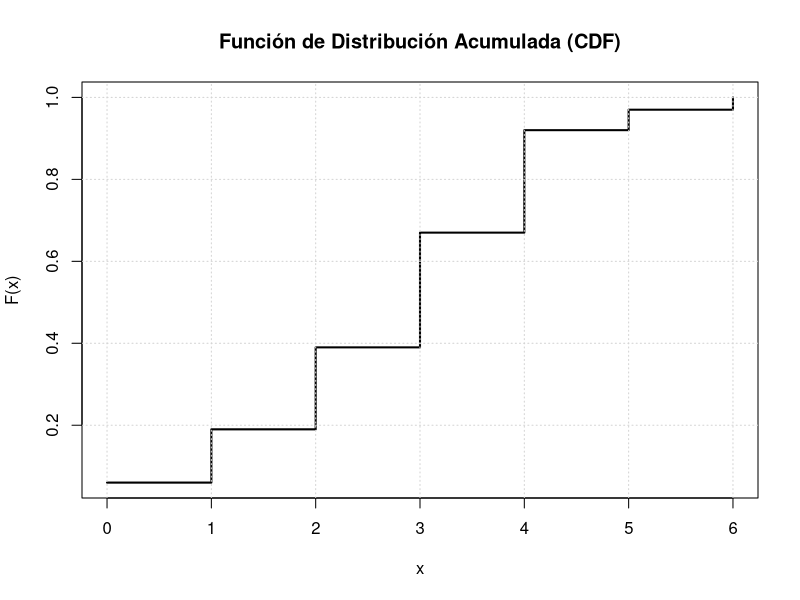
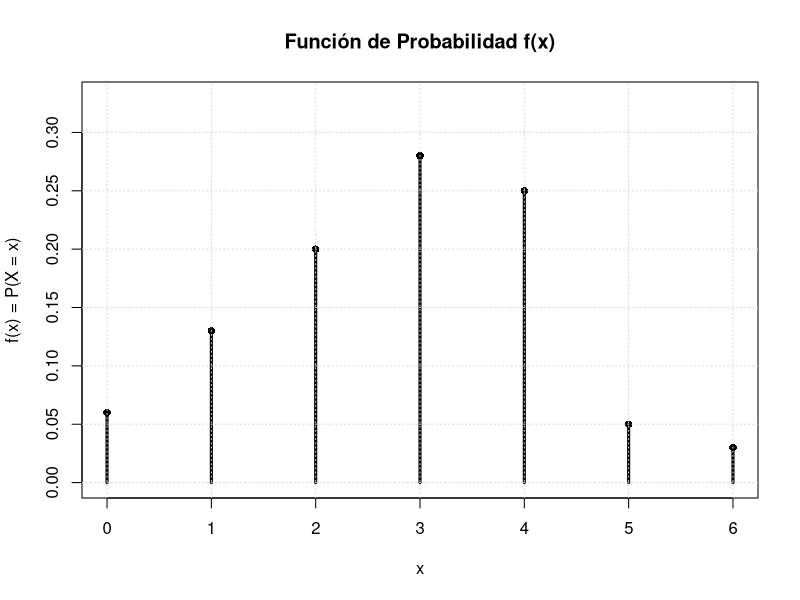
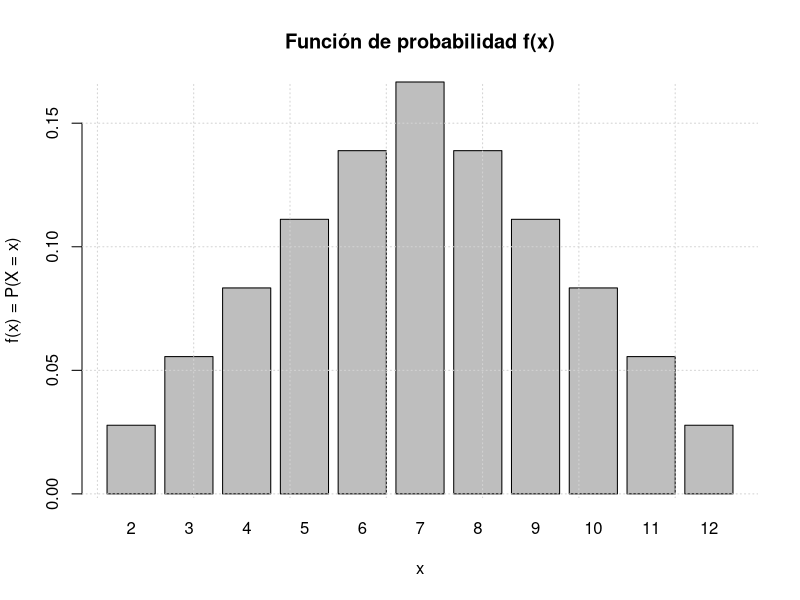
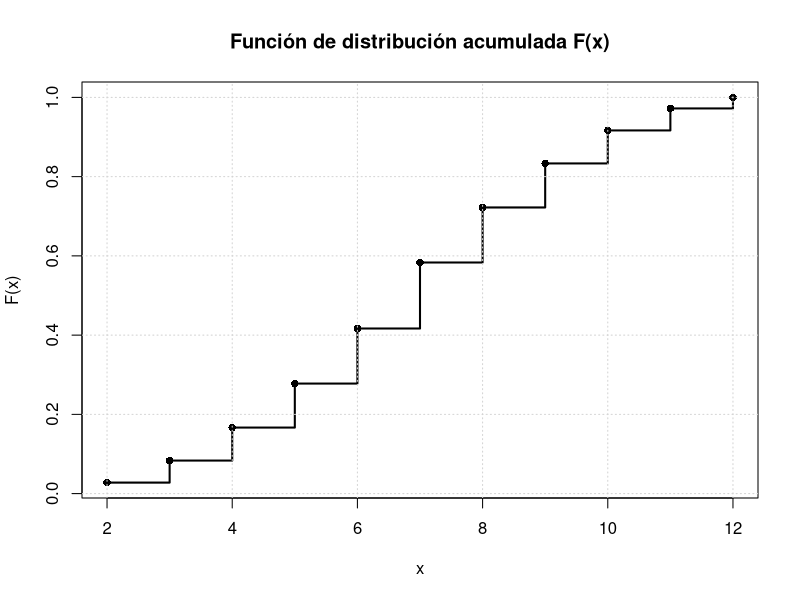
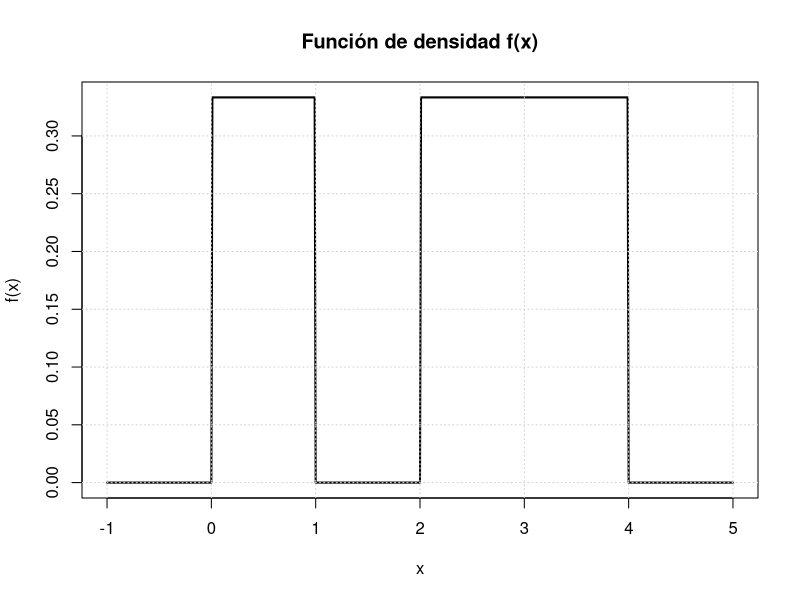
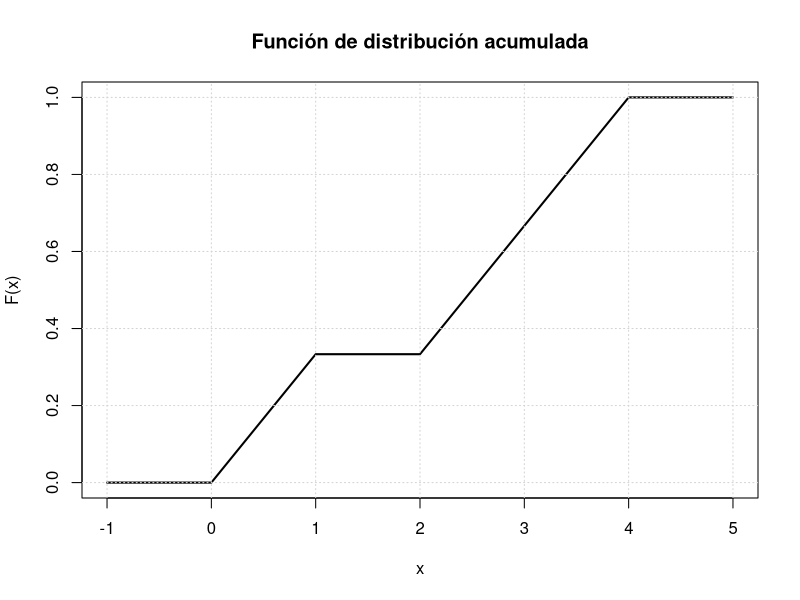
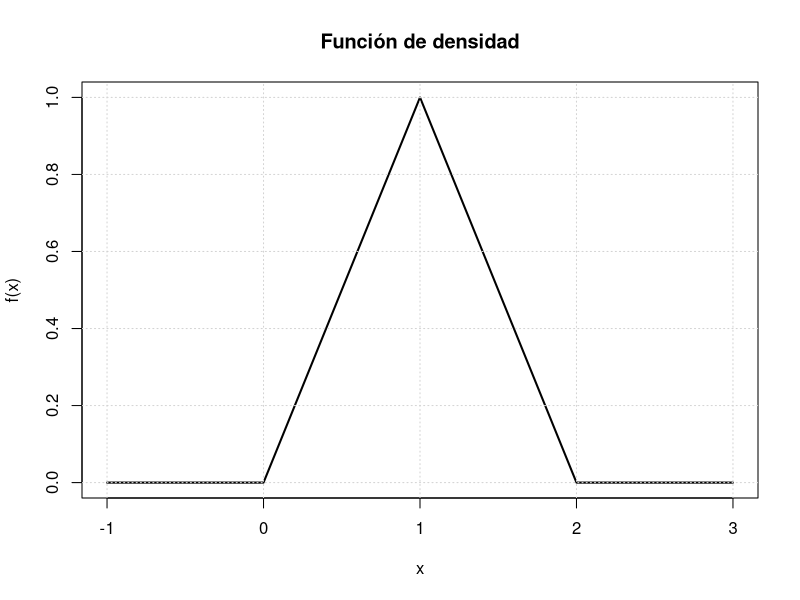
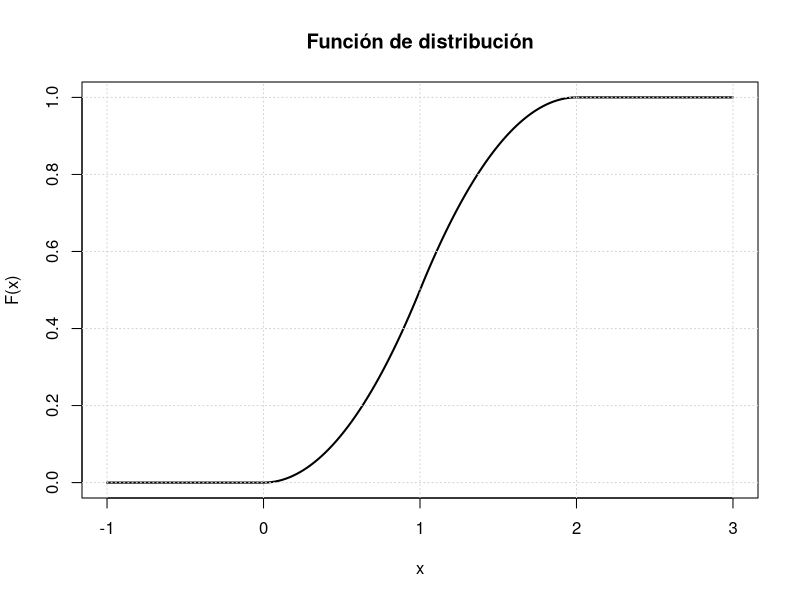

Write R code to recreate these figures, in order.
## ---- chunk 1
options(
  knitr.table.format = "html",
  scipen = 999
)
## ---- chunk 2
ipak <- function(pkg){

  options(repos = c(CRAN="https://cloud.r-project.org"))

  new.pkg <- pkg[!(pkg %in% rownames(installed.packages()))]

  if(length(new.pkg)) install.packages(new.pkg, dependencies = TRUE)

  invisible(lapply(pkg, function(p)
    suppressPackageStartupMessages(library(p, character.only = TRUE))
  ))
}

packages <- c("tidyverse","kableExtra","psych","readxl")

ipak(packages)
## ---- chunk 3
# Valores de x
x <- c(0,1,2,3,4,5,6)

# Valores de F(x)
F <- c(0.06,0.19,0.39,0.67,0.92,0.97,1)

# Gráfica tipo escalón
plot(x, F, type="s",
     xlab="x",
     ylab="F(x)",
     main="Función de Distribución Acumulada (CDF)",
     lwd=2)

grid()
## ---- chunk 4
# Función de probabilidad f(x)
f <- c(0.06, 0.13, 0.20, 0.28, 0.25, 0.05, 0.03)

# Gráfica tipo puntos
plot(x, f,
     type = "h",
     lwd = 3,
     xlab = "x",
     ylab = "f(x) = P(X = x)",
     main = "Función de Probabilidad f(x)",
     ylim = c(0, max(f) + 0.05))

points(x, f, pch = 16)

grid()
## ---- chunk 5
# Valores del soporte
x <- 2:12

# Probabilidades de la PMF
f <- c(1,2,3,4,5,6,5,4,3,2,1) / 36

# Gráfica de barras
barplot(f,
        names.arg = x,
        xlab = "x",
        ylab = "f(x) = P(X = x)",
        main = "Función de probabilidad f(x)",
        border = "black")

grid()
## ---- chunk 6
# Valores donde cambia la CDF
x <- 2:12

# Valores acumulados
F <- c(1, 3, 6, 10, 15, 21, 26, 30, 33, 35, 36) / 36

# Gráfica escalonada
plot(x, F,
     type = "s",
     xlab = "x",
     ylab = "F(x)",
     main = "Función de distribución acumulada F(x)",
     lwd = 2)

points(x, F, pch = 16)
grid()
## ---- chunk 7
# Rango de valores
x <- seq(-1, 5, by = 0.01)

# Función de densidad
f <- ifelse((x > 0 & x < 1) | (x > 2 & x < 4), 1/3, 0)

# Gráfica
plot(x, f,
     type = "l",
     lwd = 2,
     xlab = "x",
     ylab = "f(x)",
     main = "Función de densidad f(x)")

grid()
## ---- chunk 8
x <- seq(-1,5,by=0.01)

F <- ifelse(x<=0,0,
     ifelse(x<=1,x/3,
     ifelse(x<=2,1/3,
     ifelse(x<=4,1/3+(x-2)/3,1))))

plot(x, F, type="l",
     xlab="x",
     ylab="F(x)",
     main="Función de distribución acumulada",
     lwd=2)

grid()
## ---- chunk 9
x <- seq(-1,3,by=0.01)

f <- ifelse(x>0 & x<1, x,
     ifelse(x>=1 & x<2, 2-x, 0))

plot(x, f, type="l", lwd=2,
     xlab="x", ylab="f(x)",
     main="Función de densidad")

grid()
## ---- chunk 10
x <- seq(-1,3,by=0.01)

F <- ifelse(x<=0,0,
     ifelse(x<1, x^2/2,
     ifelse(x<2, 2*x - x^2/2 -1,1)))

plot(x, F, type="l", lwd=2,
     xlab="x", ylab="F(x)",
     main="Función de distribución")

grid()
## ---- chunk 11
x <- seq(0,60,by=0.1)

f <- ifelse(x<20, x/500,
     ifelse(x<50, (50-x)/750,0))

plot(x,f,type="l",lwd=2,
     main="Función de densidad",
     xlab="x",ylab="f(x)")

grid()
## ---- chunk 12
x <- seq(0,60,by=0.1)

F <- ifelse(x<20, x^2/1000,
     ifelse(x<50, 0.4 + (50*x - x^2/2 - 800)/750,1))

plot(x,F,type="l",lwd=2,
     main="Función de distribución",
     xlab="x",ylab="F(x)")

grid()
## ---- chunk 13
# Parámetros
n <- 40
p <- 7/12

# Valores de interés
k <- 15:20

# Probabilidad exacta
probabilidades <- dbinom(k, size = n, prob = p)

print(probabilidades)
## ---- chunk 14
# Parámetros
n <- 40
p <- 7/12

# Valores de interés
k <- 15:20

# Probabilidad exacta
probabilidades <- dbinom(k, size = n, prob = p)

# Resultado total
resultado <- sum(probabilidades)

print(resultado)
## ---- chunk 15
# Valores posibles
x <- 0:n

# PMF binomial
y <- dbinom(x, size = n, prob = p)

# Gráfica
plot(x, y,
     type = "h",
     lwd = 2,
     xlab = "Número de personas (Y)",
     ylab = "P(Y = k)",
     main = "Distribución Binomial Y ~ Bin(40, 7/12)")

# Resaltar intervalo [15,20]
points(k, dbinom(k, n, p), pch = 16)

grid()
